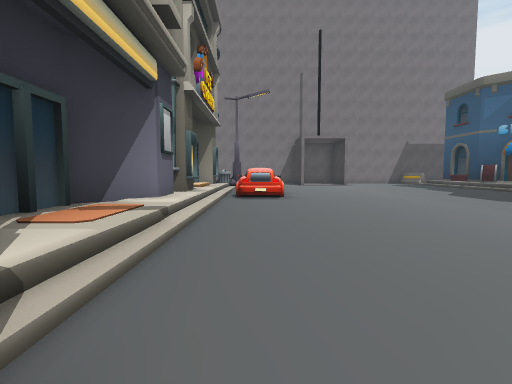
view 1 (above)

22 first-person views from a walk through a Unity game level. The camera is 1.4 m above the floor, tilts 4° down and sees 85° across. The floor is counted in squares, 2 m on a side. Each view is taken from the middle of a square. On the plan, view 1 faces up. The plan holds only what a view shows up to about 9 squares ahead; the rest is blank. The place goes on beyond the plan. The player character is not drawn. Some animated figures are not drawn.

view 2
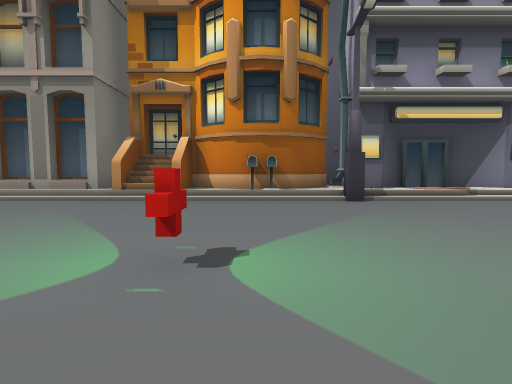

view 3
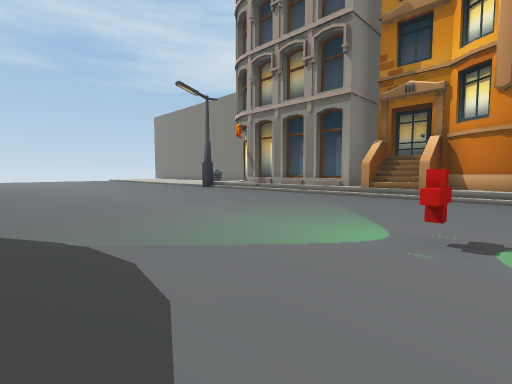

view 4
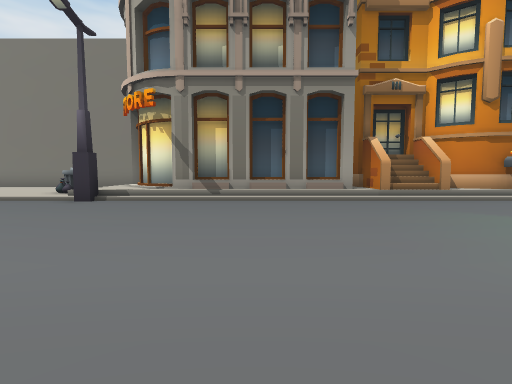

view 5
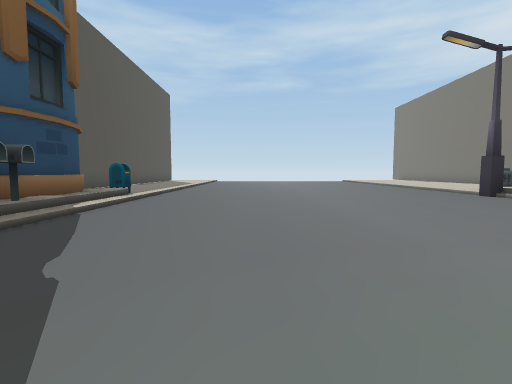

view 6
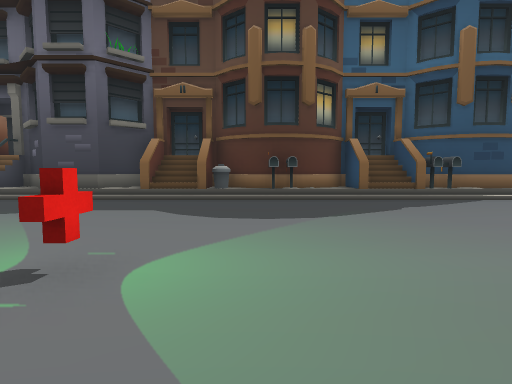

view 7
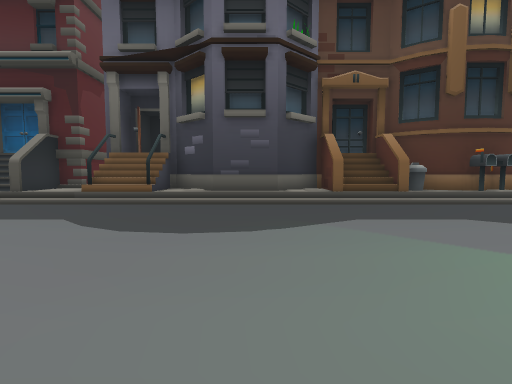

view 8
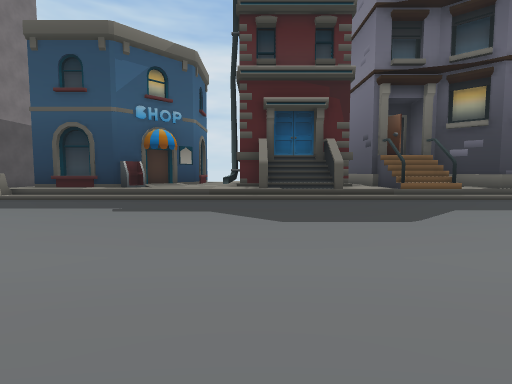

view 9
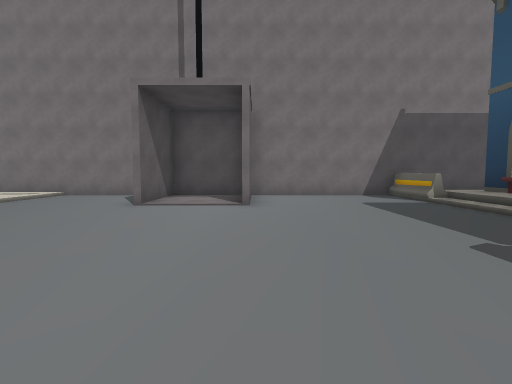

view 10
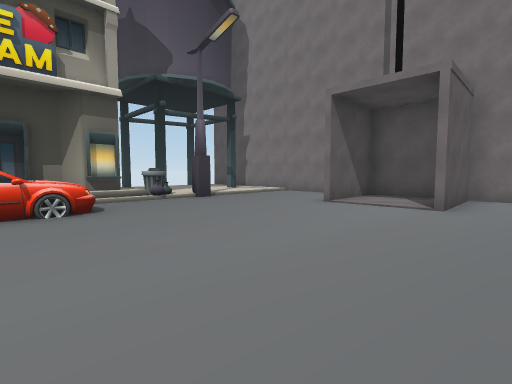

view 11
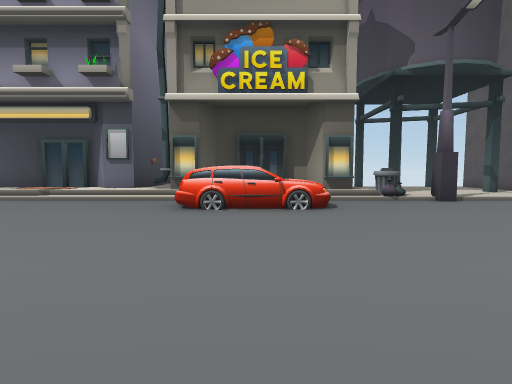

view 12
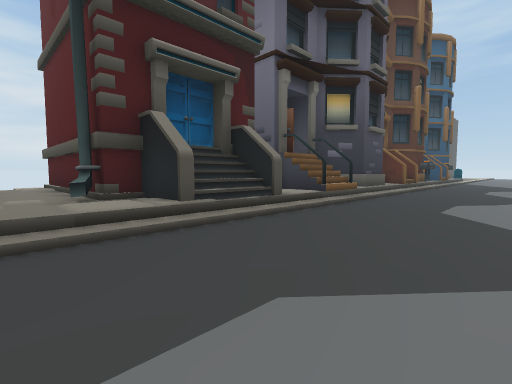

view 13
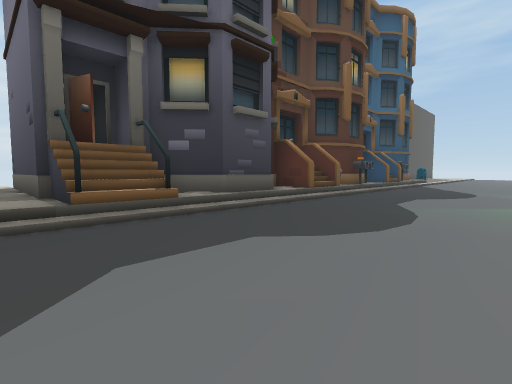

view 14
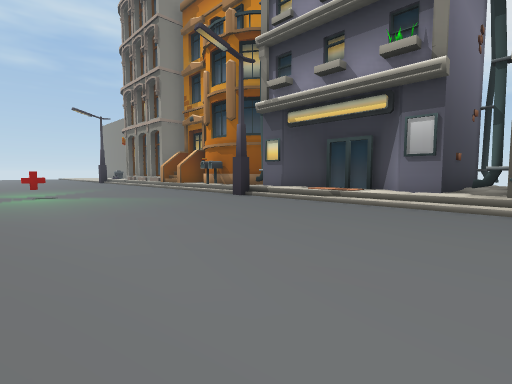

view 15
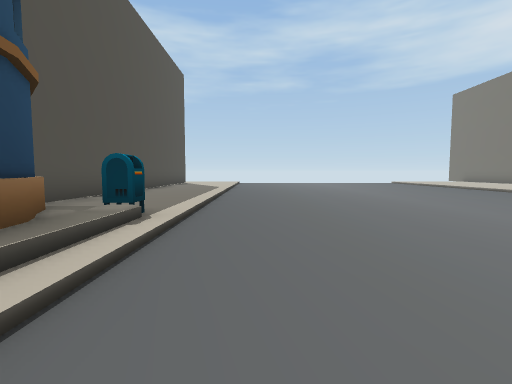

view 16
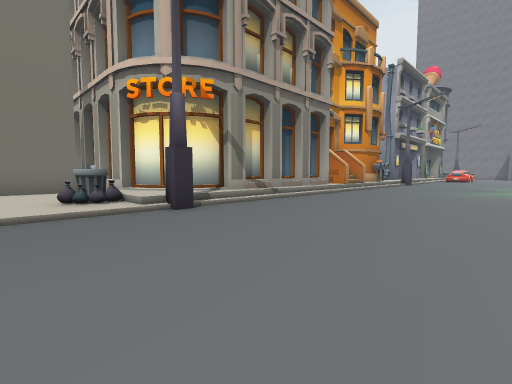

view 17
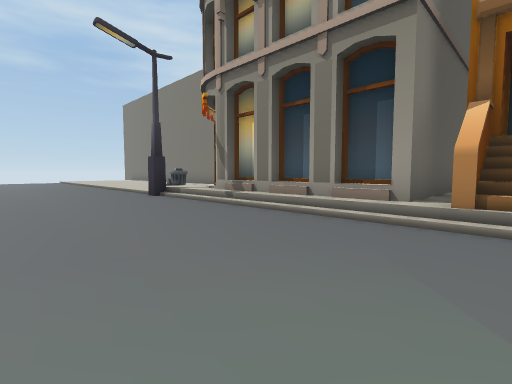

view 18
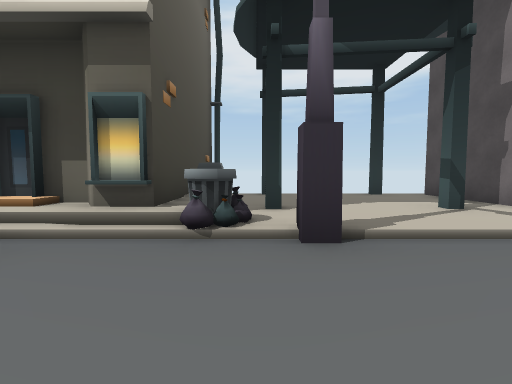

view 19
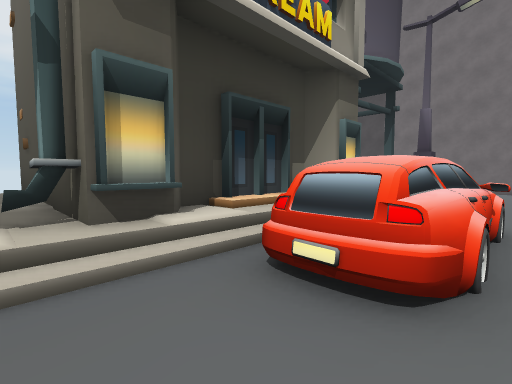

view 20
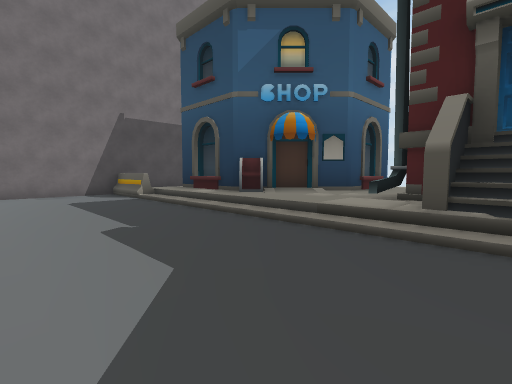

view 21
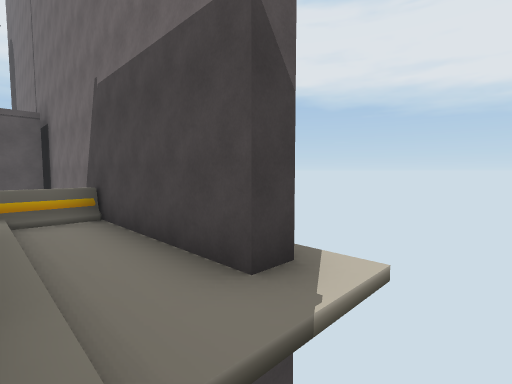

view 22
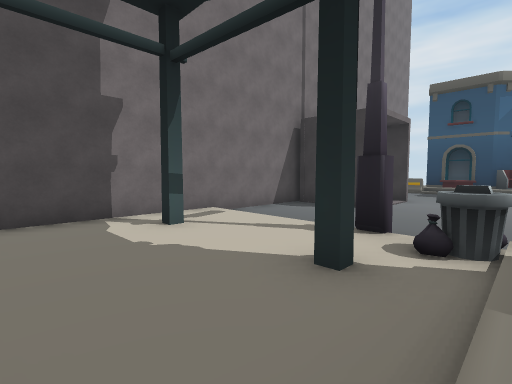

### Floor plan
Key: @ floor where view 1 was taken; # wall or solid block; x gap in a wall; . main floor; : floor 0.25 m higher than the main floor; + floor 0.5 m higher than the main floor; / step, stairs or slope; C car; B building; A barrier; O other object.
Columns run from 7 left of view 1 to 16 right of it. Each row starts with its distance up from view 1.
 18  ####################:
 17   ::::/..#..#...A:::::
 16   ::#:/..#..#...A++++++
 15   ::::/..#..#.../ B
 14   ::::/........./ B
 13   ::#/O........./ B
 12 BB///BO........./
 11      B/........./+
 10       /C......../+B
  9      B/C......../BBBBBBB
  8       /C........//
  7 BBBBBB/........./BB
  6 BB    /........./+BB B
  5   BBBB/........./BBBBBB
  4     B /........./BBBB
  3     B /........./+B
  2     B /........./BB
  1     BB#........./B
  0     B /@......../+B
 -1      B/........./BB
 -2      B/........./
 -3     BB/....O..../BB
 -4     BB/........./BB
 -5     B /........./B
 -6  BBBBB/........./+B
 -7      B/........./BB
 -8      B/........./
 -9      B/........./BB
-10      B/........./BB
-11      B/........./B
-12       /........./+B
-13 BBBB  #........./O
-14  x   O/........./::#
-15  #:::O/........./::#
-16  #::::/........./::#

Positions as (right, up) in squares from view 1, and headings:
1: (0, 0), facing up
2: (6, -2), facing left
3: (7, -2), facing down-left
4: (6, -9), facing left
5: (6, -5), facing down
6: (2, -4), facing right
7: (3, 1), facing right
8: (2, 9), facing right
9: (5, 9), facing up
10: (6, 9), facing up-left
11: (6, 9), facing left
12: (6, 11), facing down-right
13: (5, 6), facing down-right
14: (5, 7), facing down-left
15: (8, -9), facing down
16: (4, -16), facing up-left
17: (3, -5), facing down-left
18: (2, 13), facing left
19: (1, 6), facing up-left
20: (6, 8), facing up-right
21: (15, 16), facing up-left
22: (-5, 12), facing up-right
